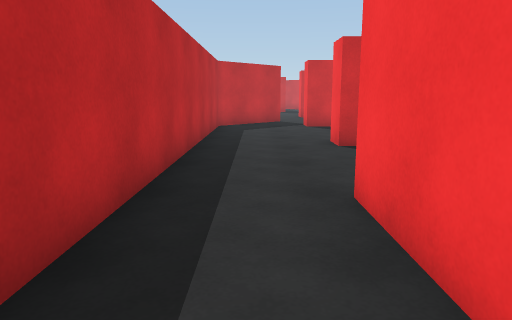
View 1 (above)

20 first-person views from a walk through a 3-D level made in the Unity game engine. The camera is 1.2 m above the floor, tilts 10° down and sees 70° across. The floor is counted in squares, 1 m on a side. Each view is taken from the middle of a square. On the plan, view 1 faces up. The plan holds only what a view shows up to about 15 squares ahead; the rest is blank. The place goes on beyond the plan. The player is left out.

View 2
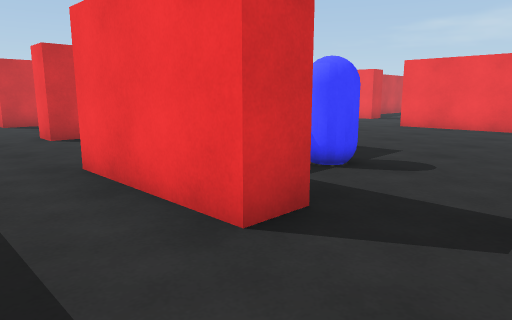

View 3
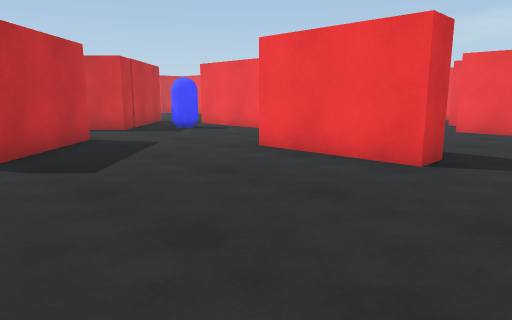

View 4
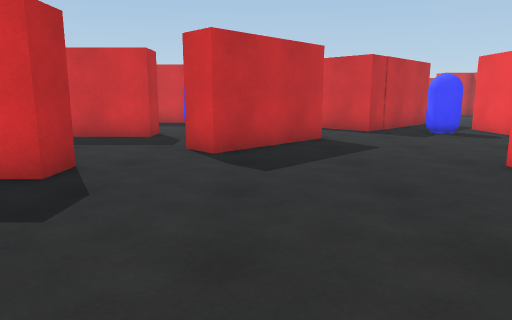

View 5
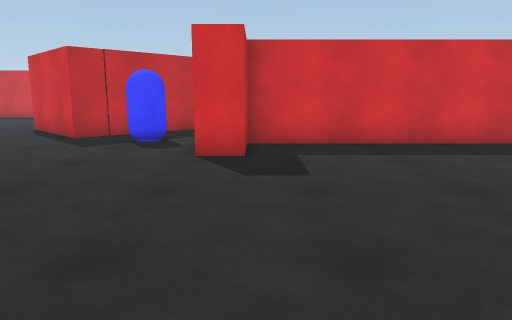

View 6
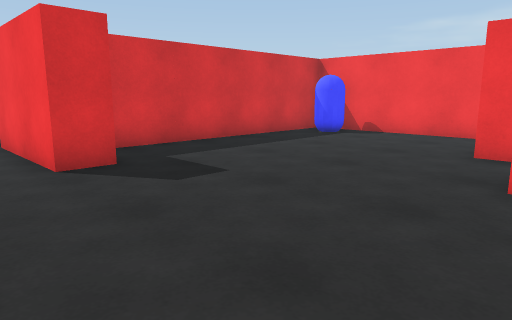

View 7
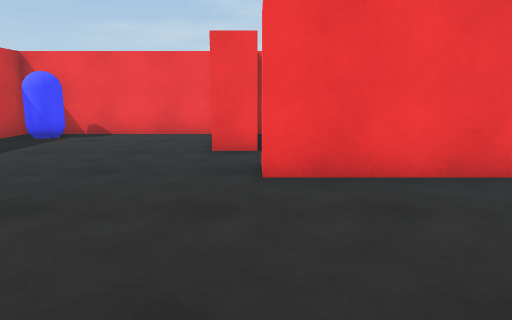

View 8
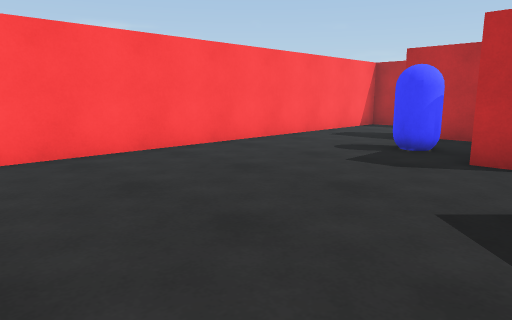

View 9
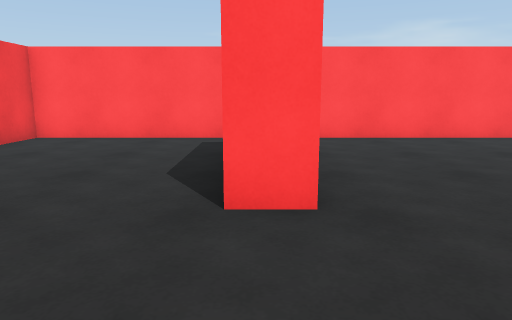

View 10
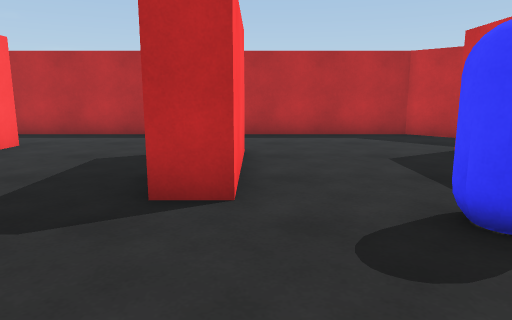

View 11
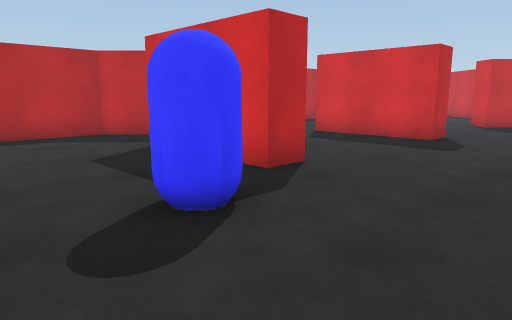

View 12
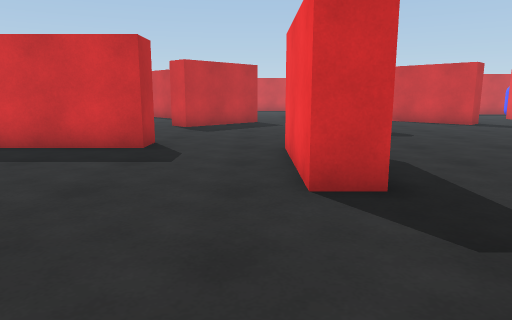

View 13
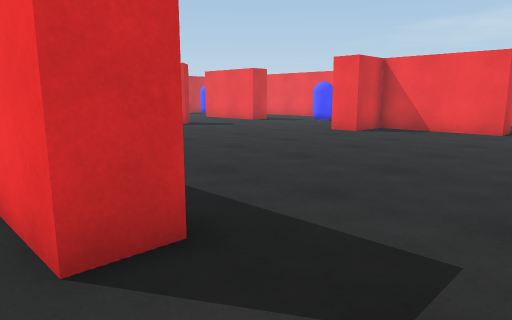

View 14
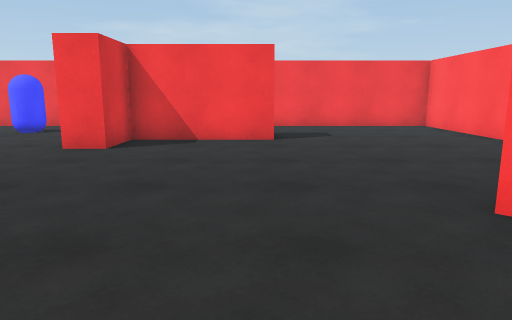

View 15
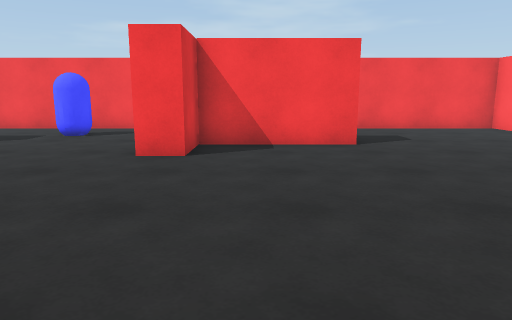

View 16
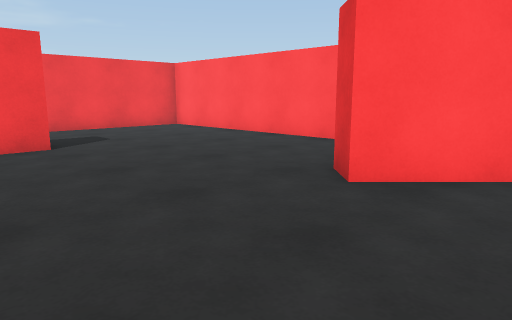

View 17
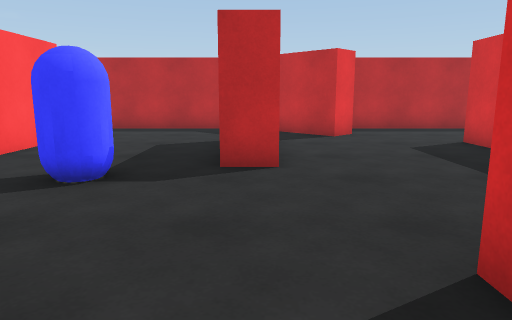

View 18
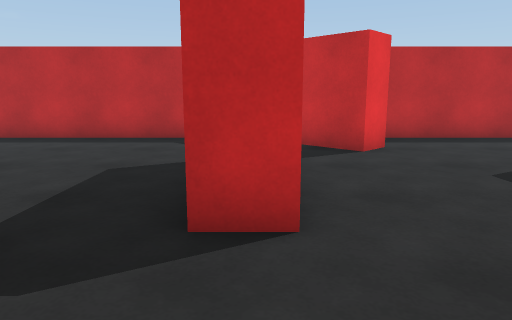

View 19
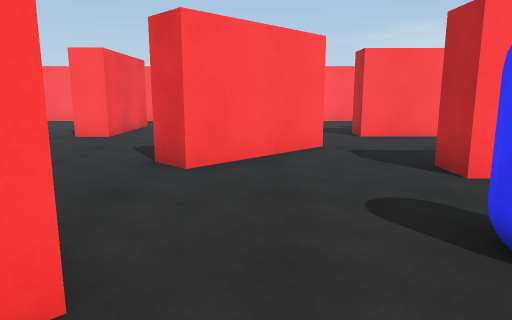

View 20
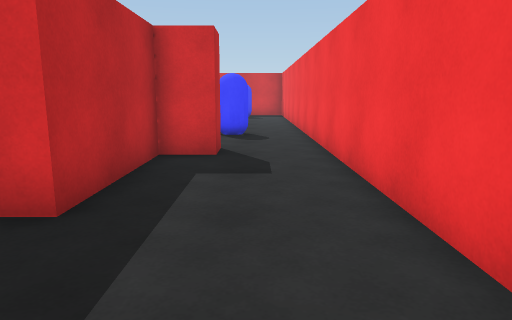

### Floor plan
Points are (right, up) in squares from view 1. A wall is a line through its corners. A room is listed if a view was taken in it or the views show most of it. See-through windows are left out.
Room 1 (views 1, 2, 3, 4, 5, 6, 7, 8, 9, 10, 11)
walls: (14.4, 0.3) (13.3, 0.3) (13.3, 4.2) (14.4, 4.2); (5.9, 4.2) (5.9, 3.2) (5.2, 3.2); (14.9, -2.5) (20.3, -2.5) (20.3, 2); (10.2, 9.1) (10.9, 8.4) (8.1, 5.6) (7.4, 6.3); (17.8, 8.8) (17.8, 7.3) (16.8, 7.3) (16.8, 11.2); (14.8, 12.2) (12.9, 10.3) (11.2, 12); (2.2, 2.2) (2.2, 1.4); (2.2, 0.3) (1.2, 0.3) (1.2, 4.2); (-1.5, 5.5) (-1.5, 2); (-1.1, -2.5) (12.2, -2.5); (-1.5, -1.5) (-1.5, -2.2); (26.6, 3.4) (26.6, 8.2); (26.6, 9.2) (17.8, 9.2)
ways out: opening at (-0.5, 4.5) to room 2; opening at (7, 5.5) to room 2; opening at (10.5, 10.5) to room 2; opening at (16, 11) to room 2; opening at (22, 2)
objects: blue capsule (4, 1) to (5, 2); blue capsule (15, 10); blue capsule (25, 8) to (26, 8)
Room 2 (views 12, 13, 14, 15, 16, 17, 18, 19, 20)
walls: (10.8, 16.5) (9.7, 16.5) (9.7, 20.5); (6.4, 21.5) (6.4, 20.4) (2.4, 20.4); (14, 12.9) (15.6, 14.5) (16.3, 13.8); (5.9, 15.5) (5.9, 14.4) (5.2, 14.4); (15.8, 13.3) (14.8, 12.2); (11.2, 12) (10, 13.2); (7.6, 27.4) (6.3, 26.1) (5.5, 26.9); (3.2, 14.4) (2, 14.4) (2, 15.1); (0.4, 18.1) (1.1, 17.3) (-1.5, 14.7) (-1.5, 5.5); (18.6, 10.2) (26.6, 10.2) (26.6, 28.5); (5.9, 9.8) (5.9, 8.7) (2, 8.7) (2, 9.8) (5.9, 9.8); (24.2, 21.5) (24.2, 20.4) (23, 20.4) (23, 16.5) (22, 16.5) (22, 20.4) (20.3, 20.4) (20.3, 21.5); (-1.5, 22.8) (-1.5, 18.5); (7.4, 6.3) (10.2, 9.1); (3.5, 4.2) (5.9, 4.2); (1.2, 4.2) (1.9, 4.2)
ways out: opening at (-0.5, 4.5) to room 1; opening at (7, 5.5) to room 1; opening at (10.5, 10.5) to room 1; opening at (16, 11) to room 1
objects: blue capsule (6, 12) to (7, 13); blue capsule (24, 24) to (25, 25)

Positions as (right, up) in squares from view 1, and headings:
1: (0, 0), facing up
2: (-1, -2), facing up-right
3: (7, -2), facing up-right
4: (9, -2), facing up
5: (18, 0), facing up
6: (15, 1), facing up-right
7: (15, 2), facing right
8: (13, 5), facing down-left
9: (14, 8), facing down
10: (10, 10), facing left
11: (10, 10), facing up-left
12: (9, 12), facing up
13: (9, 14), facing up-right
14: (12, 17), facing right
15: (13, 19), facing right
16: (13, 19), facing down-right
17: (12, 15), facing left
18: (9, 15), facing left
19: (9, 15), facing down
20: (25, 13), facing up
